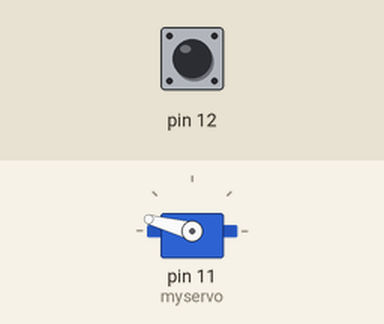
Simulated run of this sketch. Board: Arduino Uno, built with avr-gcc and run on an emulated ATmega328P. On the bench: servo. The test bench sets the inputs (shaded band); at power-on: pin 12 LOW.

Above: at 1.2 s.
1.3 s: pin 12 pulsed HIGH 5 times (0.12 s each, 0.3 s apart)
At 1.57 s:
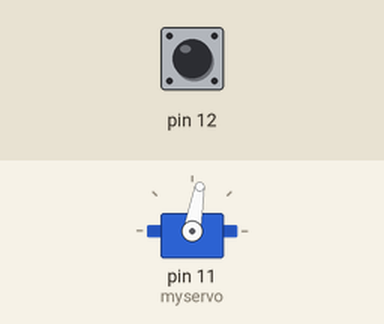
At 3.3 s:
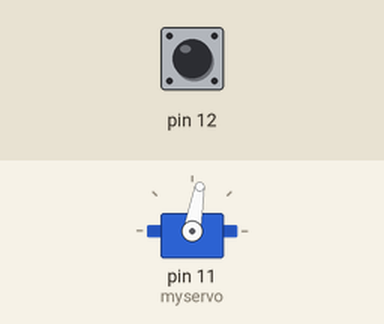
Timing chart, 0 to 4.8 s (numbered marks = the images above; inputs shaded):
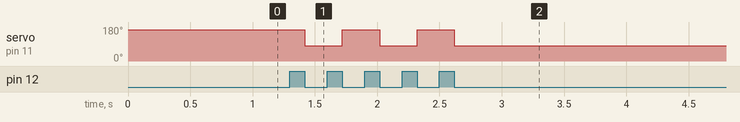

Measured:
- after the input at 1.3 s, servo on pin 11 (myservo): alternates 165° for 0.30 s and 80° for 0.30 s, 5 changes in all, then stays 80°, starting after 0.12 s

The sketch:

Leaving-Cert-Engineering-Project.ino
```cpp
#include <Servo.h>

Servo myservo;
const int OPEN_ANGLE = 80;
const int CLOSE_ANGLE = 165;

void setup() {
  pinMode(11, OUTPUT);
  pinMode(12, INPUT);
  myservo.attach(11);
}

int y = 0;
int val = CLOSE_ANGLE;

void loop() {
  myservo.write(val);
  if(digitalRead(12) == HIGH) {
    y = 1;
  }
  if(digitalRead(12) == LOW && y == 1) {
    y = 0;
    if(val == OPEN_ANGLE) {
      val = CLOSE_ANGLE;
    } else {
      val = OPEN_ANGLE;
    }
  }
}
```
